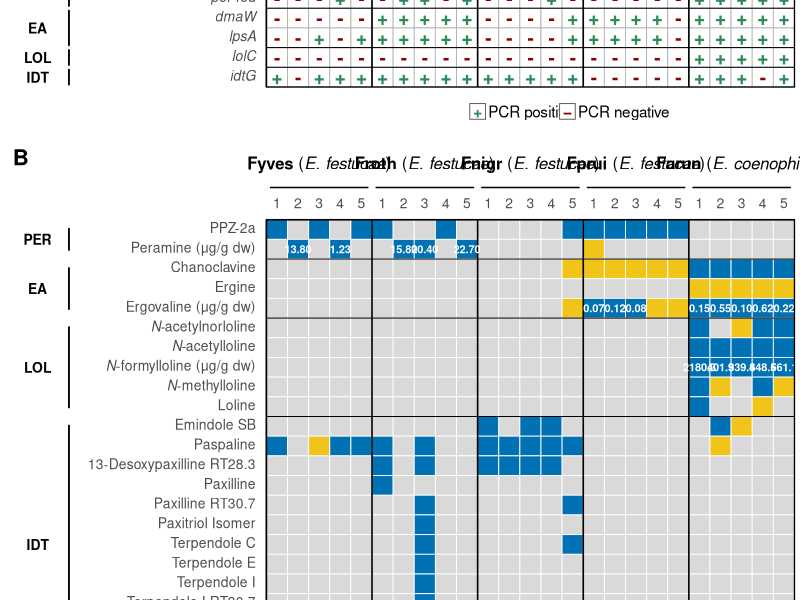

The R script that drew this image:
## ---- chunk 1
knitr::opts_chunk$set(echo = TRUE)
knitr::opts_chunk$set(warning = FALSE)
## ---- chunk 2

# Function to silently load packages without warnings or messages
load_packages <- function(pkgs) {
  invisible(lapply(pkgs, function(pkg) {
      suppressWarnings(suppressMessages(
          if (!require(pkg, character.only = TRUE, quietly = TRUE)) {
            stop(paste("❌ Package not found:", pkg), call. = FALSE)
          }))
    }))
}

# Vector of required packages
packages_needed <- c("tidyverse", "ggplot2", "grid", "gtable", "gridExtra",
                     "ggtext", "gridtext")

# Call the function to load them
load_packages(packages_needed)

# Print the information of the working session in order to ensure reproducibility
sessionInfo()

## ---- chunk 3

# NOTE: This script is expected to run without modifications if the repository
# is downloaded with its original folder structure from GitHub. If any file or
# directory paths are changed, the corresponding pathways in the script must be
# updated accordingly.

# Create directory within the file system to save the results of the analyses
dir.create("../data/outputs_script_3", recursive = TRUE, 
           showWarnings = FALSE)

## ---- chunk 4

# Load datasets
alkaloid_pcr <- read.table("../data/alkaloids_PCR.csv",
                           sep = ";", header = TRUE, check.names = FALSE)

alkaloid_qual <- read.table("../data/alkaloids_qualitative.csv",
                            sep = ";", header = TRUE, check.names = FALSE)

alkaloid_quant <- read.table("../data/alkaloids_quantitative.csv",
                             sep = ";", header = TRUE, check.names = FALSE)


# Remove accidental leading/trailing spaces from column names
colnames(alkaloid_pcr) <- trimws(colnames(alkaloid_pcr))
colnames(alkaloid_qual) <- trimws(colnames(alkaloid_qual))
colnames(alkaloid_quant) <- trimws(colnames(alkaloid_quant))


# Remove control samples
alkaloid_pcr <- alkaloid_pcr %>%
  dplyr::filter(!grepl("_C$", SampleID))

alkaloid_qual <- alkaloid_qual %>%
  dplyr::filter(!grepl("_C$", SampleID))

alkaloid_quant <- alkaloid_quant %>%
  dplyr::filter(!grepl("_C$", SampleID))


# Define common sample order
stopifnot(identical(alkaloid_pcr$SampleID, alkaloid_qual$SampleID),
          identical(alkaloid_pcr$SampleID, alkaloid_quant$SampleID))
common_sample_order <- alkaloid_qual$SampleID


# Display only sample numbers (1–5)
sample_number_labels <- sub("^.*_", "", common_sample_order)
names(sample_number_labels) <- common_sample_order


# Define host/endophyte groups
host_groups <- data.frame(Group = c("**Fyves** (*E. festucae*)",
                                    "**Froth** (*E. festucae*)",
                                    "**Fnigr** (*E. festucae*)",
                                    "**Fprui** (*E. festucae*)",
                                    "**Farun** (*E. coenophiala*)"),
                          Start = c(1, 6, 11, 16, 21),
                          End = c(5, 10, 15, 20, 25))

host_vertical_lines <- c(5.5, 10.5, 15.5, 20.5)

## ---- chunk 5

# Prepare PCR data
gene_order <- c("Per", "PerRed", "DmaW", "lpsA", "lolC", "idtG")

alkaloid_pcr_lng <- alkaloid_pcr %>%
  tidyr::pivot_longer(cols = dplyr::all_of(gene_order),
                      names_to = "Gene", values_to = "Value") %>%
  dplyr::mutate(SampleID = factor(SampleID, levels = common_sample_order),
                Gene = factor(Gene, levels = rev(gene_order)),
                Value = factor(Value, levels = c("-", "+")))


# Define PCR labels
gene_labels <- c("Per" = "*ppzA*", "PerRed" = "*per red*", "DmaW" = "*dmaW*",
                 "lpsA" = "*lpsA*", "lolC" = "*lolC*", "idtG" = "*idtG*")


# Define PCR pathway groups
pcr_pathway_groups <- data.frame(Group = c("PER", "EA", "LOL", "IDT"),
                                 Start = c(1, 3, 5, 6),
                                 End = c(2, 4, 5, 6))
n_pcr_rows <- length(gene_order)
pcr_horizontal_lines <- n_pcr_rows - head(pcr_pathway_groups$End, -1) + 0.5


# Construct panel A
heatmap_pcr <- ggplot(alkaloid_pcr_lng, aes(x = SampleID, y = Gene)) +
  geom_tile(fill = "white", colour = "grey70", linewidth = 0.30) +
  geom_vline(xintercept = host_vertical_lines, colour = "black", linewidth = 0.55) +
  geom_hline(yintercept = pcr_horizontal_lines, colour = "black", linewidth = 0.35) +
  geom_text(aes(label = Value, colour = Value), size = 4.8, fontface = "bold") +
  scale_colour_manual(values = c("+" = "#2E8B57", "-" = "#8B0000"), drop = FALSE) +
  scale_x_discrete(position = "top", limits = common_sample_order,
                   labels = sample_number_labels, drop = FALSE,
                   expand = expansion(add = 0)) +
  scale_y_discrete(limits = rev(gene_order), labels = gene_labels,
                   drop = FALSE, expand = expansion(add = 0)) +
  labs(x = NULL, y = NULL, tag = "A") +
  coord_cartesian(clip = "off", expand = FALSE) +
  theme_classic() +
  theme(axis.title = element_blank(),
        axis.text.x.top = element_text(size = 9, angle = 0, hjust = 0.5,
                                       vjust = 0.5, margin = margin(b = 4)),
        axis.text.y = ggtext::element_markdown(size = 10, margin = margin(r = 5)),
        axis.ticks = element_blank(),
        legend.position = "none",
        panel.border = element_rect(colour = "black", fill = NA, linewidth = 0.45),
        plot.tag = element_text(face = "bold", size = 16),
        plot.tag.position = c(0, 0.96),
        plot.margin = margin(t = 10, r = 4, b = 2, l = 15))

## ---- chunk 6

# Define compound order
# Explicitly exclude all metadata columns
meta_cols_qual <- c("Hostsp", "IndividualID", "SampleID", "E")

compound_order <- setdiff(colnames(alkaloid_qual), meta_cols_qual)

# Safety check: IndividualID must never enter the heatmap
stopifnot(!"IndividualID" %in% compound_order)


# Reshape qualitative data
alkaloid_qual_lng <- alkaloid_qual %>%
  tidyr::pivot_longer(cols = dplyr::all_of(compound_order),
                      names_to = "Compound", values_to = "Value") %>%
  dplyr::mutate(SampleID = factor(SampleID, levels = common_sample_order),
                Compound = factor(Compound, levels = rev(compound_order)),
                Value = factor(Value, levels = c("NO", "TRACES", "YES")))


# Prepare quantitative data
alkaloid_quant <- alkaloid_quant %>%
  dplyr::mutate(Peramine = as.numeric(sub(",", ".", `Peramine_[μg/g dw]`, fixed = TRUE)),
                Ergovaline = as.numeric(sub(",", ".", `Ergovaline_[μg/g dw]`, fixed = TRUE)),
                NFL = as.numeric(sub(",", ".", `NFL_[μg/g dw]`, fixed = TRUE)))

alkaloid_quant_lng <- alkaloid_quant %>%
  dplyr::select(SampleID, Peramine, Ergovaline, NFL) %>%
  tidyr::pivot_longer(cols = c(Peramine, Ergovaline, NFL),
                      names_to = "Compound",
                      values_to = "Concentration") %>%
  dplyr::mutate(Compound = dplyr::recode(Compound, "NFL" = "N-formylloline"))


# Add quantitative values
alkaloid_qual_lng <- alkaloid_qual_lng %>%
  dplyr::left_join(alkaloid_quant_lng, by = c("SampleID", "Compound")) %>%
  dplyr::mutate(
    concentration_label = dplyr::case_when(is.na(Concentration) ~ "",
                                                 Concentration == 0 ~ "",
                                                 Compound == "N-formylloline" ~ 
                                                    sprintf("%.1f", Concentration),
                                                 TRUE ~ sprintf("%.2f", Concentration)))


# Define compound labels
compound_labels <- c(
  "PPZ-2a" = "PPZ-2a",
  "Peramine" = "Peramine (μg/g dw)",
  "Chanoclavine" = "Chanoclavine",
  "Ergine" = "Ergine",
  "Ergovaline" = "Ergovaline (μg/g dw)",
  "N-acetylnorloline" = "*N*-acetylnorloline",
  "N-acetylloline" = "*N*-acetylloline",
  "N-formylloline" = "*N*-formylloline (μg/g dw)",
  "N-methylloline" = "*N*-methylloline",
  "Loline" = "Loline",
  "Emindole_SB" = "Emindole SB",
  "Paspaline" = "Paspaline",
  "13-Desoxypaxilline_RT28.3" = "13-Desoxypaxilline RT28.3",
  "Paxilline" = "Paxilline",
  "Paxilline_IsomerRT30.7" = "Paxilline RT30.7",
  "Paxitriol_Isomer" = "Paxitriol Isomer",
  "Terpendole_C" = "Terpendole C",
  "Terpendole_E" = "Terpendole E",
  "Terpendole_I" = "Terpendole I",
  "Terpendole_I_Isomer_RT30.7" = "Terpendole I RT30.7",
  "Terpendole_I_Isomer_RT31.2" = "Terpendole I RT31.2",
  "Terpendole_J" = "Terpendole J",
  "Lolitrem_B" = "Lolitrem B")

# Use the original column name if a compound has no custom label
missing_labels <- setdiff(compound_order, names(compound_labels))
compound_labels <- c(compound_labels, stats::setNames(missing_labels, missing_labels))


# Define chemical pathway groups
compound_pathway <- c(
  "PPZ-2a" = "PER",
  "Peramine" = "PER",
  "Chanoclavine" = "EA",
  "Ergine" = "EA",
  "Ergovaline" = "EA",
  "N-acetylnorloline" = "LOL",
  "N-acetylloline" = "LOL",
  "N-formylloline" = "LOL",
  "N-methylloline" = "LOL",
  "Loline" = "LOL",
  "Emindole_SB" = "IDT",
  "Paspaline" = "IDT",
  "13-Desoxypaxilline_RT28.3" = "IDT",
  "Paxilline" = "IDT",
  "Paxilline_IsomerRT30.7" = "IDT",
  "Paxitriol_Isomer" = "IDT",
  "Terpendole_C" = "IDT",
  "Terpendole_E" = "IDT",
  "Terpendole_I" = "IDT",
  "Terpendole_I_Isomer_RT30.7" = "IDT",
  "Terpendole_I_Isomer_RT31.2" = "IDT",
  "Terpendole_J" = "IDT",
  "Lolitrem_B" = "IDT")

qual_pathway_groups <- tibble::tibble(
  Compound = compound_order,
  Group = unname(compound_pathway[compound_order])) %>%
  dplyr::filter(!is.na(Group)) %>%
  dplyr::group_by(Group) %>%
  dplyr::summarise(Start = min(match(Compound, compound_order)),
                   End = max(match(Compound, compound_order)),
                   .groups = "drop") %>%
  dplyr::mutate(Group = factor(Group, levels = c("PER", "EA", "LOL", "IDT"))) %>%
  dplyr::arrange(Group) %>%
  dplyr::mutate(Group = as.character(Group))

n_qual_rows <- length(compound_order)

qual_horizontal_lines <- n_qual_rows -
  head(qual_pathway_groups$End, -1) + 0.5


# Define colours
cols_heatmap <- c("NO" = "#D9D9D9", "TRACES" = "#F0C419", "YES" = "#0072B4")


# Construct panel B
heatmap_qual <- ggplot(alkaloid_qual_lng,
                       aes(x = SampleID, y = Compound, fill = Value)) +
  geom_tile(colour = "white", linewidth = 0.30) +
  geom_vline(xintercept = host_vertical_lines, colour = "black", linewidth = 0.55) +
  geom_hline(yintercept = qual_horizontal_lines, colour = "black", linewidth = 0.35) +
  geom_text(aes(label = concentration_label), colour = "white",
            size = 2.8, fontface = "bold", na.rm = TRUE) +
  scale_fill_manual(values = cols_heatmap, breaks = c("NO", "TRACES", "YES"),
                    drop = FALSE, na.value = "white") +
  scale_x_discrete(position = "top", limits = common_sample_order,
                   labels = sample_number_labels, drop = FALSE,
                   expand = expansion(add = 0)) +
  scale_y_discrete(limits = rev(compound_order), labels = compound_labels,
                   drop = FALSE, expand = expansion(add = 0)) +
  labs(x = NULL, y = NULL, tag = "B") +
  coord_cartesian(clip = "off", expand = FALSE) +
  theme_classic() +
  theme(axis.title = element_blank(),
        axis.text.x.top = element_text(size = 10, angle = 0, hjust = 0.5,
                                       vjust = 0.5, margin = margin(b = 4)),
        axis.text.y = ggtext::element_markdown(size = 10, hjust = 1, 
                                               margin = margin(r = 5)),
        axis.ticks = element_blank(),
        legend.position = "none",
        panel.border = element_rect(colour = "black", fill = NA, linewidth = 0.45),
        plot.tag = element_text(face = "bold", size = 16),
        plot.tag.position = c(0, 0.99),
        plot.margin = margin(t = 8, r = 4, b = 2, l = 15))

## ---- chunk 7

# Combine panels
# Convert panels to gtable objects
grob_pcr <- ggplotGrob(heatmap_pcr)
grob_qual <- ggplotGrob(heatmap_qual)

stopifnot(length(grob_pcr$widths) == length(grob_qual$widths))

common_widths <- grid::unit.pmax(grob_pcr$widths, grob_qual$widths)
grob_pcr$widths <- common_widths
grob_qual$widths <- common_widths


# Set cell height
cell_height <- grid::unit(5, "mm")

pcr_panel_row <- unique(grob_pcr$layout$t[grob_pcr$layout$name == "panel"])
qual_panel_row <- unique(grob_qual$layout$t[grob_qual$layout$name == "panel"])

grob_pcr$heights[pcr_panel_row] <- n_pcr_rows * cell_height
grob_qual$heights[qual_panel_row] <- n_qual_rows * cell_height


# Create host group annotations
make_host_grob <- function(host_groups, n_samples, show_labels = TRUE) {

  host_elements <- list()

  for (i in seq_len(nrow(host_groups))) {

    xmin <- (host_groups$Start[i] - 1) / n_samples
    xmax <- host_groups$End[i] / n_samples
    xmid <- mean(c(xmin, xmax))

    # Horizontal group bar
    host_elements[[length(host_elements) + 1]] <-
      grid::segmentsGrob(x0 = grid::unit(xmin + 0.008, "npc"),
                         x1 = grid::unit(xmax - 0.008, "npc"),
                         y0 = grid::unit(0.18, "npc"),
                         y1 = grid::unit(0.18, "npc"),
                         gp = grid::gpar(col = "black", lwd = 1.5))

    # Group name, used only in panel A
    if (show_labels) {
      host_elements[[length(host_elements) + 1]] <-
        gridtext::richtext_grob(text = host_groups$Group[i],
                                x = grid::unit(xmid, "npc"),
                                y = grid::unit(0.70, "npc"),
                                hjust = 0.5, vjust = 0.5,
                                gp = grid::gpar(fontsize = 12),
                                box_gp = grid::gpar(col = NA))
    }
  }

  grid::grobTree(children = do.call(grid::gList, host_elements))
}


# Panel A: bars and species names
host_grob_A <- make_host_grob(host_groups = host_groups,
                              n_samples = length(common_sample_order),
                              show_labels = TRUE)

# Panel B: bars only
host_grob_B <- make_host_grob(host_groups = host_groups,
                              n_samples = length(common_sample_order),
                              show_labels = FALSE)


# Create pathway annotations
make_pathway_grob <- function(pathway_groups, n_rows) {

  pathway_elements <- list()

  for (i in seq_len(nrow(pathway_groups))) {

    ytop <- 1 - ((pathway_groups$Start[i] - 1) / n_rows)
    ybottom <- 1 - (pathway_groups$End[i] / n_rows)
    ymid <- mean(c(ytop, ybottom))

    pathway_elements[[length(pathway_elements) + 1]] <-
      grid::textGrob(label = pathway_groups$Group[i],
                     x = grid::unit(0.25, "npc"),
                     y = grid::unit(ymid, "npc"),
                     just = "centre",
                     gp = grid::gpar(fontsize = 10, fontface = "bold"))

    pathway_elements[[length(pathway_elements) + 1]] <-
      grid::segmentsGrob(x0 = grid::unit(0.72, "npc"),
                         x1 = grid::unit(0.72, "npc"),
                         y0 = grid::unit(ybottom + 0.02, "npc"),
                         y1 = grid::unit(ytop - 0.02, "npc"),
                         gp = grid::gpar(col = "black", lwd = 1.8))
  }

  grid::grobTree(children = do.call(grid::gList, pathway_elements))
}

pcr_pathway_grob <- make_pathway_grob(pathway_groups = pcr_pathway_groups,
                                      n_rows = n_pcr_rows)

qual_pathway_grob <- make_pathway_grob(pathway_groups = qual_pathway_groups,
                                       n_rows = n_qual_rows)


# Create PCR legend
pcr_legend_grob <- grid::grobTree(
  grid::rectGrob(x = unit(0.40, "npc"), y = unit(0.50, "npc"),
                 width = unit(4, "mm"), height = unit(4, "mm"),
                 gp = gpar(fill = "white", col = "grey40")),

  grid::textGrob("+", x = unit(0.40, "npc"), y = unit(0.50, "npc"),
                 gp = gpar(col = "#2E8B57", fontsize = 11, fontface = "bold")),

  grid::textGrob("PCR positive", x = unit(0.42, "npc"), y = unit(0.50, "npc"),
                 just = "left", gp = gpar(fontsize = 11)),

  grid::rectGrob(x = unit(0.57, "npc"), y = unit(0.50, "npc"),
                 width = unit(4, "mm"), height = unit(4, "mm"),
                 gp = gpar(fill = "white", col = "grey40")),

  grid::textGrob("−", x = unit(0.57, "npc"), y = unit(0.50, "npc"),
                 gp = gpar(col = "#8B0000", fontsize = 11, fontface = "bold")),

  grid::textGrob("PCR negative", x = unit(0.59, "npc"), y = unit(0.50, "npc"),
                 just = "left", gp = gpar(fontsize = 11)))


# Create chemical legend
qual_legend_grob <- grid::grobTree(
  grid::rectGrob(x = unit(0.38, "npc"), y = unit(0.50, "npc"),
                 width = unit(4, "mm"), height = unit(4, "mm"),
                 gp = gpar(fill = "#0072B4", col = "black")),

  grid::textGrob("Presence", x = unit(0.40, "npc"), y = unit(0.50, "npc"),
                 just = "left", gp = gpar(fontsize = 11)),

  grid::rectGrob(x = unit(0.52, "npc"), y = unit(0.50, "npc"),
                 width = unit(4, "mm"), height = unit(4, "mm"),
                 gp = gpar(fill = "#F0C419", col = "black")),

  grid::textGrob("Traces", x = unit(0.54, "npc"), y = unit(0.50, "npc"),
                 just = "left", gp = gpar(fontsize = 11)),

  grid::rectGrob(x = unit(0.64, "npc"), y = unit(0.50, "npc"),
                 width = unit(4, "mm"), height = unit(4, "mm"),
                 gp = gpar(fill = "#D9D9D9", col = "black")),

  grid::textGrob("Absence", x = unit(0.66, "npc"), y = unit(0.50, "npc"),
                 just = "left", gp = gpar(fontsize = 11)))


# Add annotations to each panel
decorate_heatmap_gtable <- function(plot_grob, pathway_annotation,
                                    legend_annotation, host_annotation = NULL,
                                    pathway_width = unit(17, "mm"),
                                    host_height = unit(11, "mm"),
                                    legend_gap = unit(2, "mm"),
                                    legend_height = unit(7, "mm")) {

  # Add pathway annotation to the left
  axis_l_col <- min(plot_grob$layout$l[grepl("^axis-l", plot_grob$layout$name)])
  
  plot_grob <- gtable::gtable_add_cols(plot_grob, widths = pathway_width,
                                       pos = axis_l_col - 1)
  pathway_col <- axis_l_col
  
  panel_row <- unique(plot_grob$layout$t[plot_grob$layout$name == "panel"])
  
  plot_grob <- gtable::gtable_add_grob(plot_grob, grobs = pathway_annotation,
                                       t = panel_row, l = pathway_col, clip = "off")

  # Add group bars above sample numbers
  if (!is.null(host_annotation)) {

    axis_t_row <- min(plot_grob$layout$t[grepl("^axis-t", plot_grob$layout$name)])
    
    plot_grob <- gtable::gtable_add_rows(plot_grob, heights = host_height,
                                         pos = axis_t_row - 1)

    panel_col <- unique(plot_grob$layout$l[plot_grob$layout$name == "panel"])

    plot_grob <- gtable::gtable_add_grob(plot_grob, grobs = host_annotation,
                                         t = axis_t_row, l = panel_col,
                                         clip = "off")
  }

  # Add legend below the panel
  plot_grob <- gtable::gtable_add_rows(plot_grob, heights = legend_gap,
                                       pos = nrow(plot_grob))

  plot_grob <- gtable::gtable_add_rows(plot_grob, heights = legend_height,
                                       pos = nrow(plot_grob))

  panel_col <- unique(plot_grob$layout$l[plot_grob$layout$name == "panel"])

  plot_grob <- gtable::gtable_add_grob(plot_grob, grobs = legend_annotation,
                                       t = nrow(plot_grob), l = panel_col,
                                       clip = "off")
  plot_grob
}


# Decorate both panels
grob_pcr <- decorate_heatmap_gtable(plot_grob = grob_pcr,
                                    pathway_annotation = pcr_pathway_grob,
                                    legend_annotation = pcr_legend_grob,
                                    host_annotation = host_grob_A)

grob_qual <- decorate_heatmap_gtable(plot_grob = grob_qual,
                                     pathway_annotation = qual_pathway_grob,
                                     legend_annotation = qual_legend_grob,
                                     host_annotation = host_grob_A)


# Match final panel widths
common_decorated_widths <- grid::unit.pmax(grob_pcr$widths, grob_qual$widths)

grob_pcr$widths <- common_decorated_widths
grob_qual$widths <- common_decorated_widths


# Combine panels A and B
panel_gap <- grid::unit(4, "mm")

pcr_total_height <- sum(grob_pcr$heights)
qual_total_height <- sum(grob_qual$heights)

alkaloid_heatmap_combined <- gridExtra::arrangeGrob(
  grob_pcr,
  grid::nullGrob(),
  grob_qual,
  ncol = 1,
  heights = grid::unit.c(pcr_total_height, panel_gap, qual_total_height))

grid::grid.newpage()
grid::grid.draw(alkaloid_heatmap_combined)


# Export final figure
out_dir_heat <- "../data/outputs_script_3/"

ggsave(filename = file.path(out_dir_heat, "Alkaloids_figure.pdf"),
       plot = alkaloid_heatmap_combined, device = grDevices::pdf,
       width = 31, height = 22, units = "cm", bg = "white")

ggsave(filename = file.path(out_dir_heat, "Alkaloids_figure.svg"),
       plot = alkaloid_heatmap_combined, device = "svg",
       width = 31, height = 20.6, units = "cm", bg = "white")

## ---- chunk 8

# Notify script completion and provide the output file location
message("\n Script completed successfully.\n")
